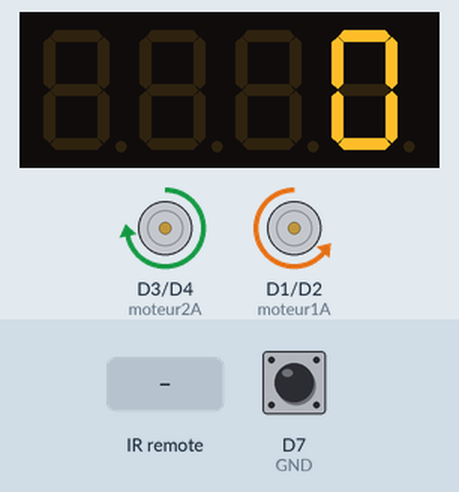
Simulated run of this sketch. Board: ESP8266 (NodeMCU). On the bench: 4-digit seven-segment display, motor-driver pin pairs drawn as motors (green arrow = first pin HIGH = forward, orange = second pin HIGH = backward, longer = more drive). Inputs (shaded band) come from the test bench; at power-on: D7 (GND) LOW. What the sketch prints to the serial monitor is not drawn.

Above: at 2.75 s.
3.3 s: infrared code 0x205D609F received
6.3 s: infrared code 0x205D40BF received
9.3 s: D7 (GND) driven HIGH
At 10.8 s:
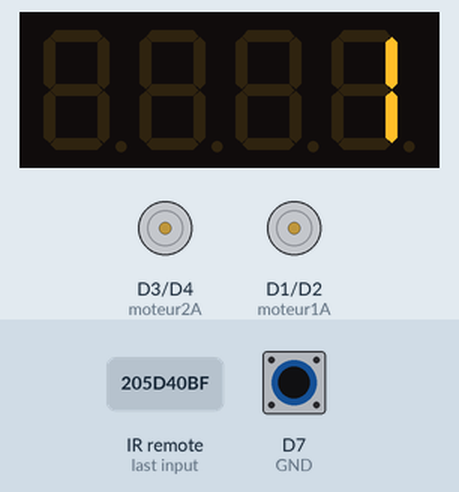
11.5 s: infrared code 0x205D58A7 received
At 12.8 s:
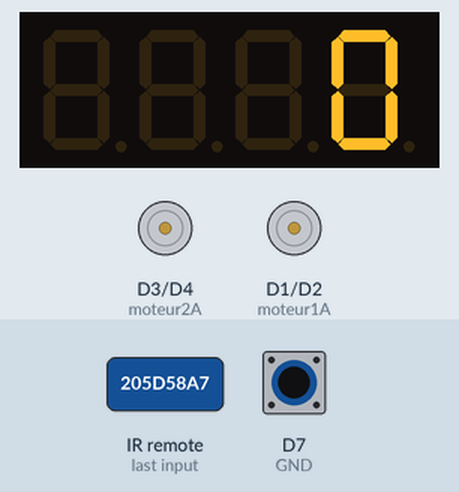
14.5 s: D7 (GND) pulsed LOW 2 times (0.12 s each, 0.3 s apart)
At 15.51 s:
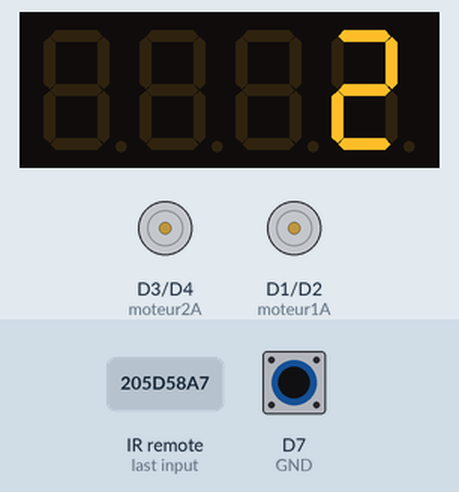
18.1 s: infrared code 0x205DE01F received
At 18.49 s:
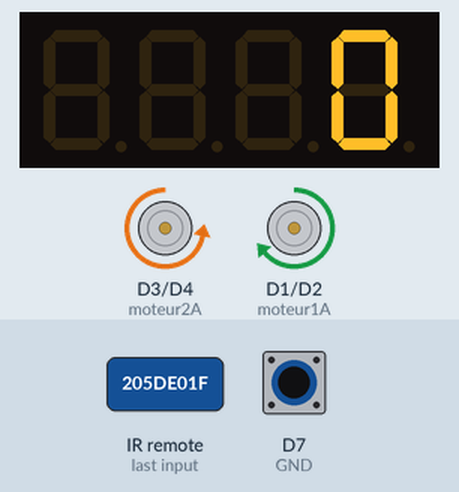
Timing chart, 0 to 20.6 s (numbered marks = the images above; inputs shaded):
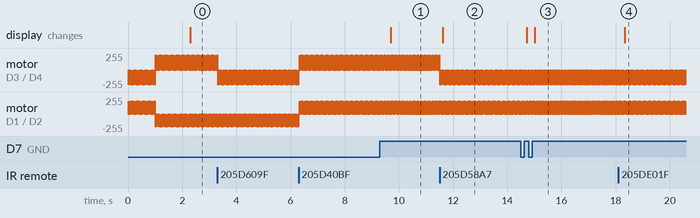

Measured:
- after the input at 9.3 s, the display: changes after 0.40 s (image 1)
- after the input at 11.5 s, the display: changes after 0.13 s (image 2)
- after the input at 14.5 s, the display: first changes after 0.21 s (image 3 shows a later state)
- after the input at 18.1 s, the display: changes after 0.23 s (image 4)
- by itself, motor on D3 (moteur2A) / D4 (moteur2B): alternates backward 222/255 for 0.01 s and stopped for 0.01 s
- by itself, motor on D1 (moteur1A) / D2 (moteur1B): alternates forward 192/255 for 0.01 s and stopped for 0.01 s

The sketch:

odometre.ino
```cpp
/*

Ce n'est pas si facile parce que les 2 moteurs ne sont pas identiques.
J'ai voulu voir si un robot pouvait se diriger avec uniquement une roue codeuse
avec des élastiques pour éviter les glissements et une petite correction de l’asymétrie des moteurs cela marche
pour sortir d'un labyrinthe, rien de mieux que de compter ses pas !

 ajouter la bibliothèque IRremoteESP8266 dans outils > gérer les bibliothèque

MODELE PROGRAMMABLE

 */
#include <Arduino.h>
#include <IRremoteESP8266.h>
#include <IRrecv.h>
#include <IRutils.h>

#include <TM1637Display.h>

#define moteur1A D1
#define moteur1B D2

#define moteur2A D3
#define moteur2B D4

#define IR D6
#define GND D7
#define ISR D7

#define CLK  D5 //Set the CLK pin connection to the display
#define DIO  D0 //Set the DIO pin connection to the display

TM1637Display display(CLK, DIO); //set up the 4-Digit Display.

// ------------- télécommande

#define HAUT 0x205D609F
#define DROITE 0x205D58A7
#define BAS 0x205D40BF
#define GAUCHE 0x205D708F
#define STOP  0x205DE01F
#define ARRET  0x205D38C7
// ------------- ajout d'un 2° télécommande
#define HAUT1 0x1FE1CE3
#define DROITE1 0x1FE9C63
#define BAS1 0x1FE02FD
#define GAUCHE1 0x1FEEC13
#define STOP1  0x1FEC837
#define ARRET1  0x1FE817E
// ------------- direction
#define avant 1
#define arriere 2
#define droite 3
#define gauche 4

#define ERREUR 30 // erreur pour correction de l’asymétrie des moteurs
#define TEMPO 500 // temporisation

int lastDirection = 1;
int lastRotation = 0; // sens de rotation
int isr_compte; // décompte pour 1 tour
int isr_z; // angle de rotation sur axe z
// ---------------------------Forth-------------
#define MAX 100 // nombre de commandes enregistrées dans la pile
int Index=0;
byte Forth[MAX]; // pile Forth
int vitesse = 192;  // 0 à 255
int programmation=0;

IRrecv irrecv(IR);
decode_results results;
unsigned long mmm, dodo, timer; // arret au bout de 5 minutes
int countM=0 , countD=0 ; // nb d'impulsions IR reçues
int calib=400 ; // calibration 400 ms

void setup() {
 display.setBrightness(0x0a); //set the diplay TM167 to maximum brightness

  pinMode(ISR, INPUT_PULLUP);
    attachInterrupt(ISR,isr,CHANGE);
 //   attachInterrupt(ISR,isr,FALLING);
  pinMode(GND, OUTPUT);      // board IR
  digitalWrite(GND, LOW);
  Serial.begin(115200);
    empile(droite);
 empile(gauche);
 execute();
//         test FORTH

  irrecv.enableIRIn();  // Start the receiver
  while (!Serial)  // Wait for the serial connection to be establised.
    delay(50);
  Serial.println();
  Serial.print("IRrecvDemo is now running and waiting for IR message ");
  mmm = millis();    dodo = millis();

}
void delayG(int d) { // delay avec lise à jour de mpu
    unsigned long ttt =millis();
   delay(d);
    // while((millis()-ttt)< d )  mpu.update();
}
ICACHE_RAM_ATTR void isr() {
 //       Serial.println("isr");
  isr_compte++;
  isr_z += lastRotation; // angle de rotation
}
void empile( byte x ){
      Serial.print("empile ");
  Serial.println(Forth[Index]);
  if(Index < MAX ) Forth[Index++] = x;

}
void execute() {
  for(int x=0 ; x < Index ; x++){

  moteurC(Forth[x]);


  }
//  Index=0; mémorise le trajet depuis le début
}
void moteurC( int x){
      timer= millis();
    isr_compte = 0;
    while ( ( millis() - timer ) < 1000)
    {
          moteurH(x);

    }

        stop();

}
void moteurH(int x){ // impulsion de 10 ms puis arret
  if (isr_compte > 29 ) {
     stop();
  }
  else {
          moteur(x,vitesse);
          delay(10);
           stop();
           delay(10 +  isr_compte);

  }


}


void stop() { // avant arriere
    analogWrite(moteur1A, 0);
  analogWrite(moteur1B, 0);
    analogWrite(moteur2A, 0);
  analogWrite(moteur2B, 0);

}

void moteur( int x, int v){
    switch (x){
 //     if (lastDirection != x) v=255; // accélération de départ
      case avant :
            Serial.print("Moteur avant");
                      lastDirection = avant;   lastRotation = 0;
                      analogWrite(moteur1A, 0);
                  analogWrite(moteur1B, v);
                 analogWrite(moteur2A, 0);
                  analogWrite(moteur2B, v + ERREUR);
                          Serial.print(isr_compte);Serial.print(":");

        break;
        case arriere :
            Serial.print("Moteur arriere"); lastDirection = arriere; lastRotation = 0;
                        analogWrite(moteur1A, v);
                  analogWrite(moteur1B, 0);
                   //moteur 2
                 analogWrite(moteur2A, v + ERREUR);
                  analogWrite(moteur2B, 0);
                          Serial.print(isr_compte);Serial.print(":");

        break;

              case droite :
            Serial.println("Moteur droite"); lastRotation = 1; lastDirection = droite;
            analogWrite(moteur2A, 0);
            analogWrite(moteur2B, v + ERREUR);
            analogWrite(moteur1A, v);
            analogWrite(moteur1B, 0);
            Serial.print(isr_compte);Serial.print(" z:");Serial.println(isr_z);


        break;
        case gauche :
            Serial.println("Moteur gauche"); lastRotation = -1; lastDirection = gauche;
            analogWrite(moteur2A, v + ERREUR);
            analogWrite(moteur2B, 0);
            analogWrite(moteur1A, 0);
            analogWrite(moteur1B, v);
            Serial.print(isr_compte);Serial.print(" z:");Serial.println(isr_z);
        break;
  }
}
void loop() {
     if((millis()-timer)>100){ // print data every 10ms
  //      Serial.println(isr_compte);
           display.showNumberDec(isr_compte); //Display the numCounter value;
            timer = millis();
  }

    if ((millis()- dodo) > 300000){
            ESP.deepSleep(0);
    }
  if ((millis()- mmm) > calib){ //
    mmm= millis();
    if(countM > 0 ){
      countM --;
    } else {
       stop();
    }
  }

  moteurH(lastDirection); // impulsion

  if (irrecv.decode(&results)) {
  isr_compte = 0;
      mmm= millis();    dodo= millis();
    // print() & println() can't handle printing long longs. (uint64_t)
    serialPrintUint64(results.value, HEX);
    switch (results.value){
//-----------------------------   moteur 1 ou 2  ---------------------  <<  >>
      case HAUT :
      case HAUT1 :
           countM++; if(programmation)  empile( avant); else moteur(avant,vitesse);
             break;
      case BAS :
      case BAS1 :
           countM++; if(programmation) empile( arriere);else moteur(arriere,vitesse);
             break;
//-----------------------------   virage  ---------------------  +  -
       case DROITE :
       case DROITE1 :
            moteur(droite,vitesse);countM++;if(programmation) empile( droite);
            break;
       case   GAUCHE :
       case   GAUCHE1 :
            moteur(gauche,vitesse);countM++;if(programmation) empile( gauche);
            break;
//---------------- STOP---------------
      case   STOP :
      case   STOP1 :
            stop();
            Index=0;
            break;

//---------------- ARRET touche rouge ---------------
      case   ARRET :
      case   ARRET1 :
               Serial.println(programmation);
            if(programmation) execute(); else  stop(); ;// arret moteur
            programmation = 1 - programmation;
            break;
   }
    Serial.println("");
    irrecv.resume();  // Receive the next value

  }

}
```
